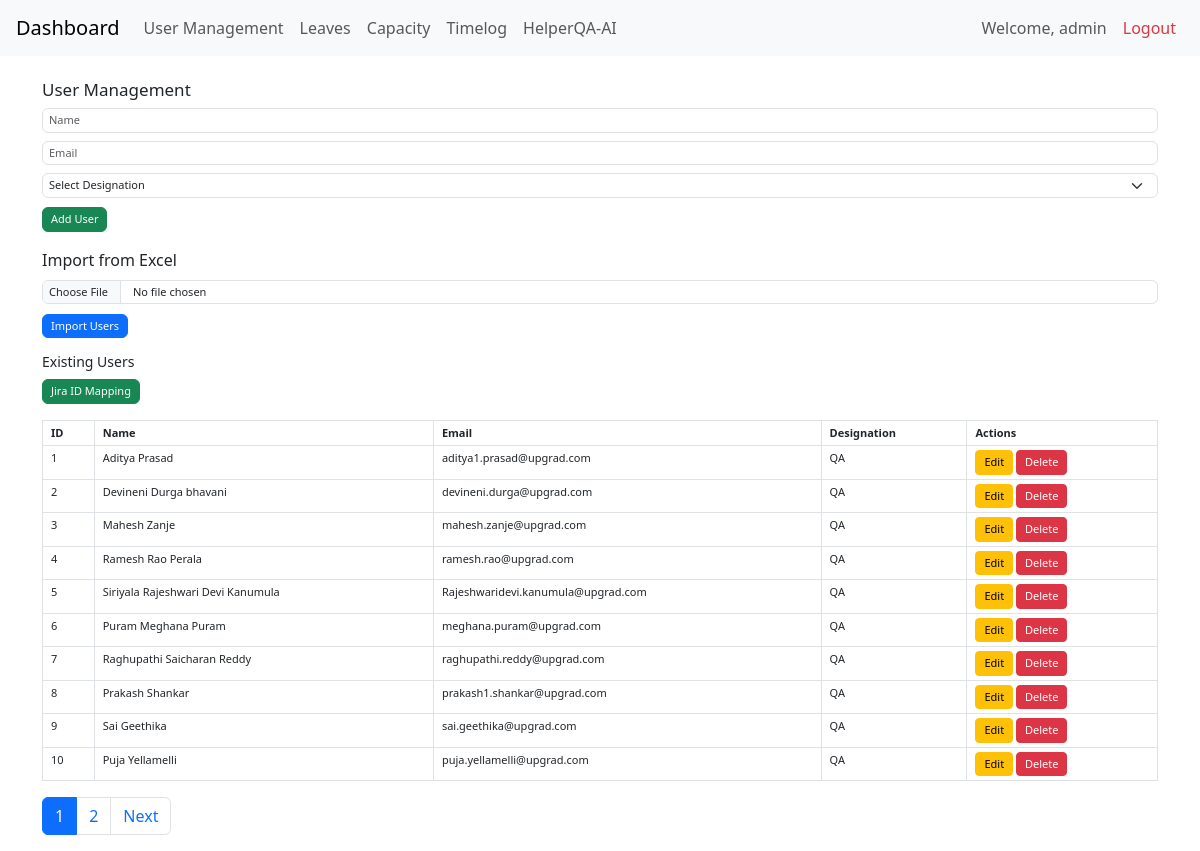
/users (signed in), run on the app's committed database.
### app.py (models this page shows)
class User(db.Model):
    id = db.Column(db.Integer, primary_key=True)
    name = db.Column(db.String(100))
    email = db.Column(db.String(100))
    designation = db.Column(db.String(100))
    jira_account_id = db.Column(db.String(100))  # Jira mapping

### app.py (the view, shortened to what this page needs)
@app.route('/users', methods=['GET', 'POST'])
def users():
    page = int(request.args.get('page', 1))
    per_page = 10
    pagination = User.query.paginate(page=page, per_page=per_page)
    return render_template('users.html', users=pagination.items, pagination=pagination)

### app.py (called while the page is built)
@app.before_request
def require_login():
    if 'logged_in' not in session and request.endpoint not in ['login', 'static','HelperQA_AI','generate_testcases']:
        return redirect('/login')

### templates/users.html (shortened to what this page needs)
{% extends 'base.html' %}
{% block content %}
<h2>User Management</h2>
<form method="POST" class="mb-3">
    <input type="text" name="name" placeholder="Name" class="form-control mb-2" required>
    <input type="email" name="email" placeholder="Email" class="form-control mb-2" required>
    <select name="designation" class="form-select mb-2" required>
        <option value="">Select Designation</option>
    </select>
    <button type="submit" class="btn btn-success">Add User</button>
</form>
<form method="POST" action="/import-users" enctype="multipart/form-data" class="mb-3">
    <label for="excel_file" class="form-label">Import from Excel</label>
    <input type="file" name="excel_file" accept=".xlsx" class="form-control mb-2" required>
    <button type="submit" class="btn btn-primary">Import Users</button>
</form>
<h4>Existing Users</h4>
<a href="/update-jira-id" class="btn btn-success mb-3">Jira ID Mapping</a>
<table class="table table-bordered">
    <tr>
        <th>ID</th><th>Name</th><th>Email</th><th>Designation</th><th>Actions</th>
    </tr>
    {% for user in users %}
    <tr>
        <td>{{ user.id }}</td>
        <td>{{ user.name }}</td>
        <td>{{ user.email }}</td>
        <td>{{ user.designation }}</td>
        <td>
            <a href="/users/edit/{{ user.id }}" class="btn btn-warning btn-sm">Edit</a>
            <a href="/users/delete/{{ user.id }}" class="btn btn-danger btn-sm" onclick="return confirm('Are you sure you want to delete {{ user.name }}?')">Delete</a>
        </td>
    </tr>
    {% endfor %}
</table>
{% if pagination %}
<nav>
  <ul class="pagination">
    {% for p in pagination.iter_pages() %}
      {% if p %}
        <li class="page-item {% if p == pagination.page %}active{% endif %}">
            <a class="page-link" href="{{ url_for('users', page=p) }}">{{ p }}</a>
        </li>
      {% endif %}
    {% endfor %}
    {% if pagination.has_next %}
    <li class="page-item"><a class="page-link" href="{{ url_for('users', page=pagination.next_num) }}">Next</a></li>
    {% endif %}
  </ul>
</nav>
{% endif %}
{% endblock %}

### templates/base.html (style rules this page uses)
table, th, td { font-size: 11px; padding: 4px 8px !important; }
.form-control, .form-select { font-size: 11px; padding: 3px 6px; }
.btn { font-size: 11px; padding: 3px 8px; }
h2 { font-size: 17px; margin-bottom: 8px; }
h4 { font-size: 14px; margin-top: 15px; }
tr:nth-child(even) { background-color: #fdfdfd; }

### data on the page
User: id "1", name "Aditya Prasad", email "aditya1.prasad@upgrad.com", designation "QA"
User: id "2", name "Devineni Durga bhavani", email "devineni.durga@upgrad.com", designation "QA"
User: id "3", name "Mahesh Zanje", email "mahesh.zanje@upgrad.com", designation "QA"
User: id "4", name "Ramesh Rao Perala", email "ramesh.rao@upgrad.com", designation "QA"
User: id "5", name "Siriyala Rajeshwari Devi Kanumula", email "Rajeshwaridevi.kanumula@upgrad.com", designation "QA"
User: id "6", name "Puram Meghana Puram", email "meghana.puram@upgrad.com", designation "QA"
User: id "7", name "Raghupathi Saicharan Reddy", email "raghupathi.reddy@upgrad.com", designation "QA"
User: id "8", name "Prakash Shankar", email "prakash1.shankar@upgrad.com", designation "QA"
User: id "9", name "Sai Geethika", email "sai.geethika@upgrad.com", designation "QA"
User: id "10", name "Puja Yellamelli", email "puja.yellamelli@upgrad.com", designation "QA"

### other printed values
{{ p }} "1" "2"
